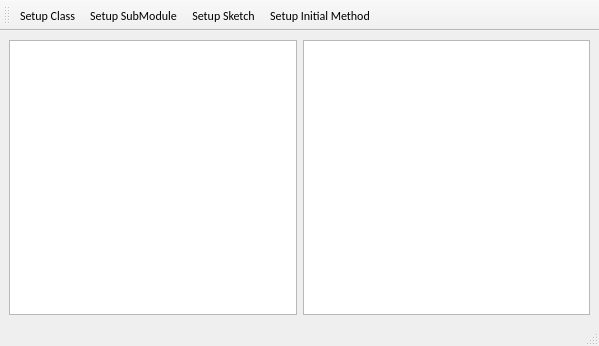
<?xml version="1.0" encoding="UTF-8"?>
<ui version="4.0">
 <class>MainWindow</class>
 <widget class="QMainWindow" name="MainWindow">
  <property name="geometry">
   <rect>
    <x>0</x>
    <y>0</y>
    <width>599</width>
    <height>346</height>
   </rect>
  </property>
  <property name="font">
   <font>
    <family>Calibri</family>
   </font>
  </property>
  <property name="windowTitle">
   <string>MainWindow</string>
  </property>
  <widget class="QWidget" name="centralwidget">
   <layout class="QHBoxLayout" name="horizontalLayout">
    <item>
     <widget class="QPlainTextEdit" name="original">
      <property name="font">
       <font>
        <family>Consolas</family>
        <pointsize>12</pointsize>
       </font>
      </property>
     </widget>
    </item>
    <item>
     <widget class="QPlainTextEdit" name="replaced">
      <property name="font">
       <font>
        <family>Consolas</family>
        <pointsize>12</pointsize>
       </font>
      </property>
     </widget>
    </item>
   </layout>
  </widget>
  <widget class="QMenuBar" name="menubar">
   <property name="geometry">
    <rect>
     <x>0</x>
     <y>0</y>
     <width>599</width>
     <height>20</height>
    </rect>
   </property>
  </widget>
  <widget class="QStatusBar" name="statusbar"/>
  <widget class="QToolBar" name="toolBar">
   <property name="windowTitle">
    <string>toolBar</string>
   </property>
   <attribute name="toolBarArea">
    <enum>TopToolBarArea</enum>
   </attribute>
   <attribute name="toolBarBreak">
    <bool>false</bool>
   </attribute>
   <addaction name="actionSetupClass"/>
   <addaction name="actionSetupSubModule"/>
   <addaction name="actionSetupSketch"/>
   <addaction name="actionSetupInitialMethod"/>
  </widget>
  <action name="actionSetupSubModule">
   <property name="text">
    <string>Setup SubModule</string>
   </property>
   <property name="toolTip">
    <string>Setup SubModule</string>
   </property>
  </action>
  <action name="actionSetupSketch">
   <property name="text">
    <string>Setup Sketch</string>
   </property>
   <property name="toolTip">
    <string>Setup Sketch</string>
   </property>
  </action>
  <action name="actionSetupInitialMethod">
   <property name="text">
    <string>Setup Initial Method</string>
   </property>
   <property name="toolTip">
    <string>Setup Initial Method</string>
   </property>
  </action>
  <action name="actionSetupClass">
   <property name="text">
    <string>Setup Class</string>
   </property>
   <property name="toolTip">
    <string>Setup Class</string>
   </property>
  </action>
 </widget>
 <resources/>
 <connections/>
</ui>
